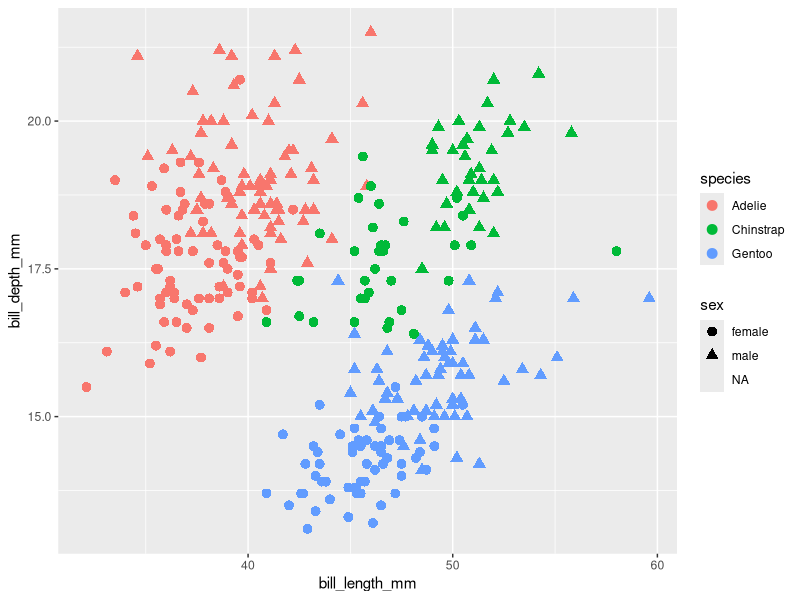

This chart was generated by the following R code:
## ---- chunk 1
#| label: installpackage 
#| install.packages("palmerpenguins")


## ---- chunk 2
#| label: loadlibraries
library(tidyverse)
library(palmerpenguins)

## ---- chunk 3
#| label: loaddata
penguins

## ---- chunk 4
#| label: examinedata
head(penguins)

## ---- chunk 5
#| label: theplot
ggplot(data=penguins)+
    geom_point(aes(x=bill_length_mm,y = bill_depth_mm,color=species,shape=sex),size=3) #+
    #scale_color_manual(values = species)

